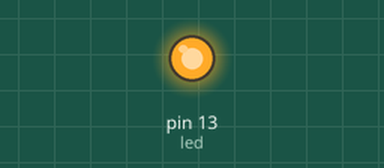
Simulated run of this sketch. Board: Arduino Uno, built with avr-gcc and run on an emulated ATmega328P. On the bench: output pins drawn as LEDs (lit = HIGH).

Above: at 0.15 s.
At 9.4 s:
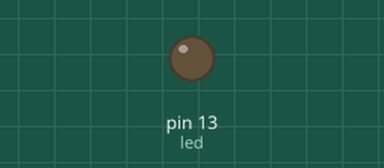
Timing chart, 0 to 13.2 s (numbered marks = the images above):
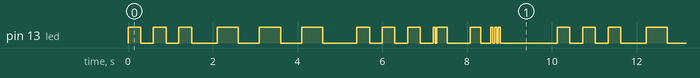

Measured:
- by itself, pin 13 (led): moves between LOW and HIGH, repeating every 10.1 s
- by itself, everything shown: repeats every 10.1 s, in 30 steps

The sketch:

SOS.ino
```cpp
byte led = 13;
byte morse[26][4] ={{300,500},{500,300,300,300}};
void setup() {
  // put your setup code here, to run once:
  pinMode(led,OUTPUT);
}

void loop() {
  // put your main code here, to run repeatedly:
  flash(300);flash(300);flash(300);
  delay(300);
  flash(500);flash(500);flash(500);
  delay(300);
  flash(300);flash(300);flash(300);

  morseFlash('a');
  morseFlash('b');
  delay(1000);
}
void flash(int duration){
  digitalWrite(led,HIGH);
  delay(duration);
  digitalWrite(led,LOW);
  delay(duration);
  }
void morseFlash(char c){
  byte a = c -'a';
  for(int i=0;i<=3;i++){
    flash(morse[a][i]);
    }
  delay(300);
  }
```
